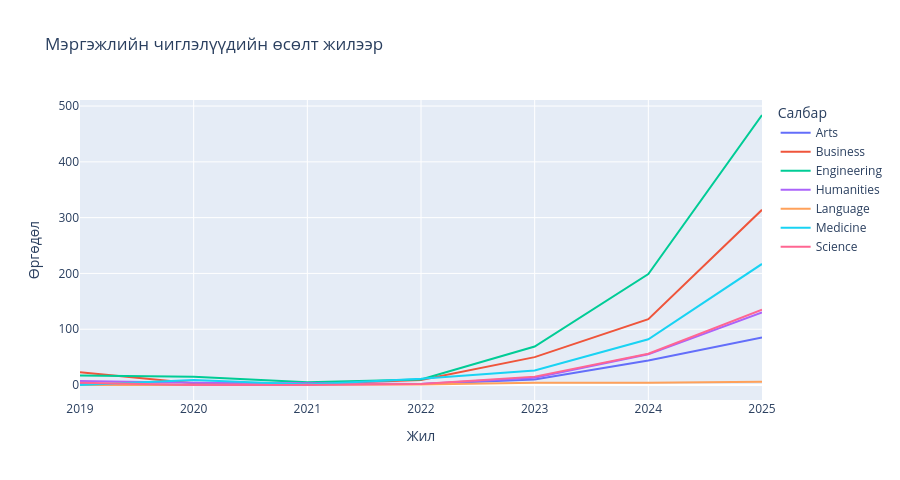

This figure's notebook cell:
### Markdown cell above
## 7. Мэргэжлийн чиглэлийн чиг хандлага

### Code cell
field_year = apps.groupby(['apply_year', 'field']).size().unstack(fill_value=0)
fig = px.line(field_year.reset_index().melt(id_vars='apply_year', var_name='field', value_name='count'),
              x='apply_year', y='count', color='field',
              title='Мэргэжлийн чиглэлүүдийн өсөлт жилээр',
              labels={'apply_year': 'Жил', 'count': 'Өргөдөл', 'field': 'Салбар'})
fig.update_layout(height=480)
fig.show()

### Figure 1 — Plotly figure (JSON) as saved in the notebook; plotly's stock layout.template omitted (floating-point values rounded to 4 significant figures)
{"data": [{"hovertemplate": "Салбар=Arts<br>Жил=%{x}<br>Өргөдөл=%{y}<extra></extra>", "legendgroup": "Arts", "line": {"color": "#636efa", "dash": "solid"}, "marker": {"symbol": "circle"}, "mode": "lines", "name": "Arts", "orientation": "v", "showlegend": true, "type": "scatter", "x": [2019, 2020, 2021, 2022, 2023, 2024, 2025], "xaxis": "x", "y": [2, 0, 2, 2, 10, 44, 85], "yaxis": "y"}, {"hovertemplate": "Салбар=Business<br>Жил=%{x}<br>Өргөдөл=%{y}<extra></extra>", "legendgroup": "Business", "line": {"color": "#EF553B", "dash": "solid"}, "marker": {"symbol": "circle"}, "mode": "lines", "name": "Business", "orientation": "v", "showlegend": true, "type": "scatter", "x": [2019, 2020, 2021, 2022, 2023, 2024, 2025], "xaxis": "x", "y": [23, 3, 2, 9, 50, 118, 314], "yaxis": "y"}, {"hovertemplate": "Салбар=Engineering<br>Жил=%{x}<br>Өргөдөл=%{y}<extra></extra>", "legendgroup": "Engineering", "line": {"color": "#00cc96", "dash": "solid"}, "marker": {"symbol": "circle"}, "mode": "lines", "name": "Engineering", "orientation": "v", "showlegend": true, "type": "scatter", "x": [2019, 2020, 2021, 2022, 2023, 2024, 2025], "xaxis": "x", "y": [17, 15, 5, 10, 69, 199, 484], "yaxis": "y"}, {"hovertemplate": "Салбар=Humanities<br>Жил=%{x}<br>Өргөдөл=%{y}<extra></extra>", "legendgroup": "Humanities", "line": {"color": "#ab63fa", "dash": "solid"}, "marker": {"symbol": "circle"}, "mode": "lines", "name": "Humanities", "orientation": "v", "showlegend": true, "type": "scatter", "x": [2019, 2020, 2021, 2022, 2023, 2024, 2025], "xaxis": "x", "y": [7, 4, 3, 2, 13, 55, 130], "yaxis": "y"}, {"hovertemplate": "Салбар=Language<br>Жил=%{x}<br>Өргөдөл=%{y}<extra></extra>", "legendgroup": "Language", "line": {"color": "#FFA15A", "dash": "solid"}, "marker": {"symbol": "circle"}, "mode": "lines", "name": "Language", "orientation": "v", "showlegend": true, "type": "scatter", "x": [2019, 2020, 2021, 2022, 2023, 2024, 2025], "xaxis": "x", "y": [0, 0, 0, 1, 4, 4, 6], "yaxis": "y"}, {"hovertemplate": "Салбар=Medicine<br>Жил=%{x}<br>Өргөдөл=%{y}<extra></extra>", "legendgroup": "Medicine", "line": {"color": "#19d3f3", "dash": "solid"}, "marker": {"symbol": "circle"}, "mode": "lines", "name": "Medicine", "orientation": "v", "showlegend": true, "type": "scatter", "x": [2019, 2020, 2021, 2022, 2023, 2024, 2025], "xaxis": "x", "y": [0, 9, 1, 11, 26, 82, 217], "yaxis": "y"}, {"hovertemplate": "Салбар=Science<br>Жил=%{x}<br>Өргөдөл=%{y}<extra></extra>", "legendgroup": "Science", "line": {"color": "#FF6692", "dash": "solid"}, "marker": {"symbol": "circle"}, "mode": "lines", "name": "Science", "orientation": "v", "showlegend": true, "type": "scatter", "x": [2019, 2020, 2021, 2022, 2023, 2024, 2025], "xaxis": "x", "y": [4, 0, 0, 2, 15, 56, 135], "yaxis": "y"}], "layout": {"height": 480, "legend": {"title": {"text": "Салбар"}, "tracegroupgap": 0}, "title": {"text": "Мэргэжлийн чиглэлүүдийн өсөлт жилээр"}, "xaxis": {"anchor": "y", "domain": [0.0, 1.0], "title": {"text": "Жил"}}, "yaxis": {"anchor": "x", "domain": [0.0, 1.0], "title": {"text": "Өргөдөл"}}}}
